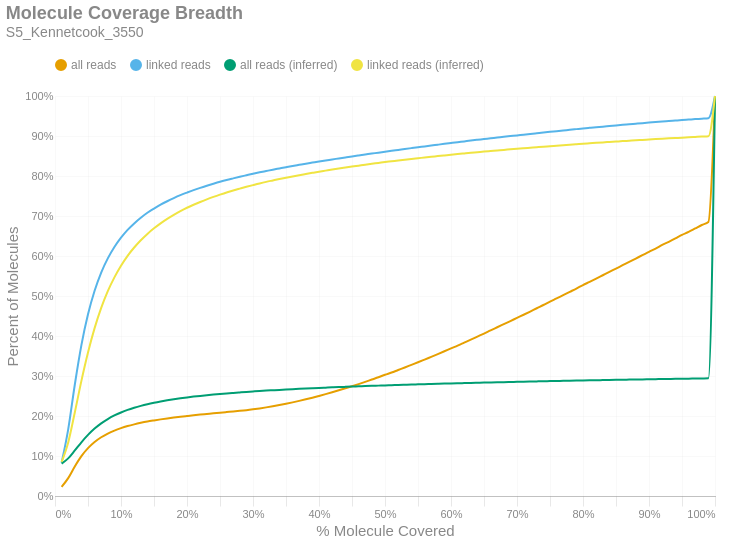

The notebook cell saved with this chart:
### Markdown cell above
### Molecule Read Coverage
This chart shows molecule coverage breadth as computed by the number of bases aligned to that molecule. In other words, "*how much of each unique long molecule is actually sequenced/aligned?*" Keep in mind there is a distinction between sequences and alignments, since some sequences belonging to a particular molecule may not align well and wouldn't appear in the alignment data. This chart also shows molecule coverage breadth as computed by the *inferred fragment* from which the aligned sequences originate. Unlike read coverage, this calculation takes into account the total insert size, including unsequenced gaps between the forward and reverse reads. Like the previous figures, these are cumulative percents.

### Code cell
if SKIPLR:
    print_html(f"Skipped")
else:
    binned_df = consolidated_hist(valids['coverage_bp'], mask, 0.01, True)
    binned_df_inf = consolidated_hist(valids['coverage_inserts'], mask, 0.01, True)
    binned_df = binned_df.with_columns(pl.lit(binned_df_inf['all reads (cumsum)']).alias('all reads (inferred)'))
    binned_df = binned_df.with_columns(pl.lit(binned_df_inf['linked reads (cumsum)']).alias('linked reads (inferred)'))
    binned_df = binned_df.with_columns(
        (pl.col('bin').cast(pl.Float64) + 0.01).alias('right_edge')
    )

    with SafeRender(binned_df):
        (
            density_plot(binned_df, 'Molecule Coverage Breadth', samplename, 'molcov', ['all reads (inferred)','linked reads (inferred)'])
            .encode(
                #x=alt.X('bin:Q', title="% Molecule Covered").axis(format = '%').scale(padding=0),
                x=alt.X('right_edge:Q', title="% Molecule Covered").axis(format='%').scale(padding=0),
                y=alt.Y('value:Q', title='Percent of Molecules')
                    .axis(format='%')
                    .stack(False)
                    .scale(domainMin=0, padding=0),
                color=alt.Color("key:N").scale(domain = ["all reads", "linked reads", "all reads (inferred)", "linked reads (inferred)"]),
                tooltip = [
                    alt.Tooltip("key:N", title = "Data Type"),
                    alt.Tooltip("range_label:N", title="% Molecule Covered"),
                    alt.Tooltip("value:Q", format = ".2%", title="% Molecules")
                ]
            )
        ).display()

### Figure 1 — Vega-Lite specification as saved in the notebook (floating-point values rounded to 4 significant figures)
{"width": "container", "height": 400, "config": {"title": {"anchor": "start", "dy": -15, "fontSize": 18, "color": "#888888", "subtitleColor": "#888888", "subtitleFontSize": 14}, "arc": {"fill": "#0072B2"}, "axis": {"domainColor": "#888888", "domainWidth": 0.5, "gridWidth": 0.2, "grid": false, "titleFontWeight": 400, "titleFontSize": 15, "labelFontSize": 11, "labelColor": "#888888", "tickColor": "#888888", "tickWidth": 0.2, "titleColor": "#888888"}, "axisBand": {"grid": false}, "axisX": {"grid": true, "tickSize": 10, "domainCap": "round"}, "axisY": {"domain": false, "grid": true, "tickSize": 0, "domainCap": "round"}, "background": "transparent", "header": {"labelFontSize": 15, "labelColor": "#888888", "titleFontSize": 15, "titleFontWeight": 600, "titleColor": "#888888"}, "legend": {"labelFont": "sans-serif", "labelFontSize": 12, "labelColor": "#888888", "symbolSize": 100, "symbolType": "circle", "titleFontSize": 12, "titlePadding": 10, "titleColor": "#888888", "title": null, "orient": "top"}, "range": {"category": ["#E69F00", "#56B4E9", "#009E73", "#F0E442", "#0072B2", "#D55E00", "#CC79A7", "#000000"], "diverging": ["#cfe8f3", "#a2d4ec", "#73bfe2", "#46abdb", "#1696d2", "#12719e"]}, "area": {"fill": "#0072B2", "fillOpacity": 0.7, "line": true, "strokeOpacity": 0.7}, "line": {"color": "#0072B2", "stroke": "#0072B2", "strokeWidth": 2}, "trail": {"color": "#0072B2", "stroke": "#0072B2", "strokeWidth": 0, "size": 1}, "point": {"filled": true, "fillOpacity": 1.0, "size": 95}, "text": {"color": "#888888", "fontSize": 11, "align": "right", "fontWeight": 400, "size": 11}, "bar": {"fill": "#0072B2", "stroke": null}, "view": {"stroke": null, "continuousWidth": 660, "continuousHeight": 400}}, "data": {"name": "data-b0797e0782bd2230a55dd96e5dd53679"}, "mark": {"type": "line", "interpolate": "monotone", "point": {"opacity": 0, "size": 275}}, "encoding": {"color": {"field": "key", "scale": {"domain": ["all reads", "linked reads", "all reads (inferred)", "linked reads (inferred)"]}, "type": "nominal"}, "tooltip": [{"field": "key", "title": "Data Type", "type": "nominal"}, {"field": "range_label", "title": "% Molecule Covered", "type": "nominal"}, {"field": "value", "format": ".2%", "title": "% Molecules", "type": "quantitative"}], "x": {"axis": {"format": "%"}, "field": "right_edge", "scale": {"padding": 0}, "title": "% Molecule Covered", "type": "quantitative"}, "y": {"axis": {"format": "%"}, "field": "value", "scale": {"domainMin": 0, "padding": 0}, "stack": false, "title": "Percent of Molecules", "type": "quantitative"}}, "params": [{"name": "param_c36ac31b6afebe62", "select": {"type": "point", "fields": ["key"]}, "bind": "legend"}], "title": {"text": "Molecule Coverage Breadth", "subtitle": "S5_Kennetcook_3550"}, "transform": [{"fold": ["all reads (cumsum)", "linked reads (cumsum)", "all reads (inferred)", "linked reads (inferred)"]}, {"calculate": "replace(datum.key, ' (cumsum)', '')", "as": "key"}, {"filter": {"param": "param_c36ac31b6afebe62"}}], "usermeta": {"embedOptions": {"downloadFileName": "S5_Kennetcook_3550.molcov"}}, "$schema": "https://vega.github.io/schema/vega-lite/v6.1.0.json", "datasets": {"data-b0797e0782bd2230a55dd96e5dd53679": [{"bin": "0.0", "interval": "0.0-0.01", "all reads": 0.0227, "linked reads": 0.08337, "all reads (cumsum)": 0.0227, "linked reads (cumsum)": 0.08337, "range_label": "0.0-0.01", "all reads (inferred)": 0.08106, "linked reads (inferred)": 0.08512, "right_edge": 0.01}, {"bin": "0.01", "interval": "0.01-0.02", "all reads": 0.02196, "linked reads": 0.08321, "all reads (cumsum)": 0.04466, "linked reads (cumsum)": 0.1666, "range_label": "0.01-0.02", "all reads (inferred)": 0.09415, "linked reads (inferred)": 0.134, "right_edge": 0.02}, {"bin": "0.02", "interval": "0.02-0.03", "all reads": 0.02913, "linked reads": 0.1116, "all reads (cumsum)": 0.07379, "linked reads (cumsum)": 0.2782, "range_label": "0.02-0.03", "all reads (inferred)": 0.1138, "linked reads (inferred)": 0.2089, "right_edge": 0.03}, {"bin": "0.03", "interval": "0.03-0.04", "all reads": 0.02577, "linked reads": 0.09891, "all reads (cumsum)": 0.09956, "linked reads (cumsum)": 0.3771, "range_label": "0.03-0.04", "all reads (inferred)": 0.1343, "linked reads (inferred)": 0.2879, "right_edge": 0.04}, {"bin": "0.04", "interval": "0.04-0.05", "all reads": 0.02009, "linked reads": 0.07712, "all reads (cumsum)": 0.1197, "linked reads (cumsum)": 0.4542, "range_label": "0.04-0.05", "all reads (inferred)": 0.1527, "linked reads (inferred)": 0.3588, "right_edge": 0.05}, {"bin": "0.05", "interval": "0.05-0.06", "all reads": 0.01538, "linked reads": 0.05893, "all reads (cumsum)": 0.135, "linked reads (cumsum)": 0.5131, "range_label": "0.05-0.06", "all reads (inferred)": 0.1685, "linked reads (inferred)": 0.4197, "right_edge": 0.06}, {"bin": "0.06", "interval": "0.06-0.07", "all reads": 0.01186, "linked reads": 0.04547, "all reads (cumsum)": 0.1469, "linked reads (cumsum)": 0.5586, "range_label": "0.06-0.07", "all reads (inferred)": 0.1815, "linked reads (inferred)": 0.4702, "right_edge": 0.07}, {"bin": "0.07", "interval": "0.07-0.08", "all reads": 0.009237, "linked reads": 0.03537, "all reads (cumsum)": 0.1561, "linked reads (cumsum)": 0.594, "range_label": "0.07-0.08", "all reads (inferred)": 0.1924, "linked reads (inferred)": 0.5121, "right_edge": 0.08}, {"bin": "0.08", "interval": "0.08-0.09", "all reads": 0.007449, "linked reads": 0.02847, "all reads (cumsum)": 0.1636, "linked reads (cumsum)": 0.6225, "range_label": "0.08-0.09", "all reads (inferred)": 0.2013, "linked reads (inferred)": 0.5466, "right_edge": 0.09}, {"bin": "0.09", "interval": "0.09-0.1", "all reads": 0.006133, "linked reads": 0.02334, "all reads (cumsum)": 0.1697, "linked reads (cumsum)": 0.6458, "range_label": "0.09-0.1", "all reads (inferred)": 0.2089, "linked reads (inferred)": 0.5756, "right_edge": 0.1}, {"bin": "0.1", "interval": "0.1-0.11", "all reads": 0.005139, "linked reads": 0.01949, "all reads (cumsum)": 0.1748, "linked reads (cumsum)": 0.6653, "range_label": "0.1-0.11", "all reads (inferred)": 0.2153, "linked reads (inferred)": 0.6005, "right_edge": 0.11}, {"bin": "0.11", "interval": "0.11-0.12", "all reads": 0.004275, "linked reads": 0.01619, "all reads (cumsum)": 0.1791, "linked reads (cumsum)": 0.6815, "range_label": "0.11-0.12", "all reads (inferred)": 0.2207, "linked reads (inferred)": 0.6212, "right_edge": 0.12}, {"bin": "0.12", "interval": "0.12-0.13", "all reads": 0.003748, "linked reads": 0.0142, "all reads (cumsum)": 0.1829, "linked reads (cumsum)": 0.6957, "range_label": "0.12-0.13", "all reads (inferred)": 0.2254, "linked reads (inferred)": 0.6393, "right_edge": 0.13}, {"bin": "0.13", "interval": "0.13-0.14", "all reads": 0.003294, "linked reads": 0.01237, "all reads (cumsum)": 0.1862, "linked reads (cumsum)": 0.7081, "range_label": "0.13-0.14", "all reads (inferred)": 0.2295, "linked reads (inferred)": 0.6553, "right_edge": 0.14}, {"bin": "0.14", "interval": "0.14-0.15", "all reads": 0.002791, "linked reads": 0.01041, "all reads (cumsum)": 0.189, "linked reads (cumsum)": 0.7185, "range_label": "0.14-0.15", "all reads (inferred)": 0.2331, "linked reads (inferred)": 0.6692, "right_edge": 0.15}, {"bin": "0.15", "interval": "0.15-0.16", "all reads": 0.002614, "linked reads": 0.009713, "all reads (cumsum)": 0.1916, "linked reads (cumsum)": 0.7282, "range_label": "0.15-0.16", "all reads (inferred)": 0.2364, "linked reads (inferred)": 0.6816, "right_edge": 0.16}, {"bin": "0.16", "interval": "0.16-0.17", "all reads": 0.002364, "linked reads": 0.008683, "all reads (cumsum)": 0.1939, "linked reads (cumsum)": 0.7369, "range_label": "0.16-0.17", "all reads (inferred)": 0.2393, "linked reads (inferred)": 0.6929, "right_edge": 0.17}, {"bin": "0.17", "interval": "0.17-0.18", "all reads": 0.002193, "linked reads": 0.007952, "all reads (cumsum)": 0.1961, "linked reads (cumsum)": 0.7448, "range_label": "0.17-0.18", "all reads (inferred)": 0.2419, "linked reads (inferred)": 0.7029, "right_edge": 0.18}, {"bin": "0.18", "interval": "0.18-0.19", "all reads": 0.002029, "linked reads": 0.007279, "all reads (cumsum)": 0.1982, "linked reads (cumsum)": 0.7521, "range_label": "0.18-0.19", "all reads (inferred)": 0.2443, "linked reads (inferred)": 0.7122, "right_edge": 0.19}, {"bin": "0.19", "interval": "0.19-0.2", "all reads": 0.001853, "linked reads": 0.006491, "all reads (cumsum)": 0.2, "linked reads (cumsum)": 0.7586, "range_label": "0.19-0.2", "all reads (inferred)": 0.2465, "linked reads (inferred)": 0.7206, "right_edge": 0.2}, {"bin": "0.2", "interval": "0.2-0.21", "all reads": 0.001807, "linked reads": 0.006205, "all reads (cumsum)": 0.2018, "linked reads (cumsum)": 0.7648, "range_label": "0.2-0.21", "all reads (inferred)": 0.2485, "linked reads (inferred)": 0.7281, "right_edge": 0.21}, {"bin": "0.21", "interval": "0.21-0.22", "all reads": 0.001682, "linked reads": 0.005614, "all reads (cumsum)": 0.2035, "linked reads (cumsum)": 0.7704, "range_label": "0.21-0.22", "all reads (inferred)": 0.2503, "linked reads (inferred)": 0.735, "right_edge": 0.22}, {"bin": "0.22", "interval": "0.22-0.23", "all reads": 0.001601, "linked reads": 0.005264, "all reads (cumsum)": 0.2051, "linked reads (cumsum)": 0.7757, "range_label": "0.22-0.23", "all reads (inferred)": 0.252, "linked reads (inferred)": 0.7416, "right_edge": 0.23}, {"bin": "0.23", "interval": "0.23-0.24", "all reads": 0.001611, "linked reads": 0.005028, "all reads (cumsum)": 0.2067, "linked reads (cumsum)": 0.7807, "range_label": "0.23-0.24", "all reads (inferred)": 0.2536, "linked reads (inferred)": 0.7477, "right_edge": 0.24}, {"bin": "0.24", "interval": "0.24-0.25", "all reads": 0.001576, "linked reads": 0.004835, "all reads (cumsum)": 0.2083, "linked reads (cumsum)": 0.7855, "range_label": "0.24-0.25", "all reads (inferred)": 0.2551, "linked reads (inferred)": 0.7535, "right_edge": 0.25}, {"bin": "0.25", "interval": "0.25-0.26", "all reads": 0.001511, "linked reads": 0.004491, "all reads (cumsum)": 0.2098, "linked reads (cumsum)": 0.79, "range_label": "0.25-0.26", "all reads (inferred)": 0.2565, "linked reads (inferred)": 0.7589, "right_edge": 0.26}, {"bin": "0.26", "interval": "0.26-0.27", "all reads": 0.001488, "linked reads": 0.004059, "all reads (cumsum)": 0.2113, "linked reads (cumsum)": 0.7941, "range_label": "0.26-0.27", "all reads (inferred)": 0.2578, "linked reads (inferred)": 0.7638, "right_edge": 0.27}, {"bin": "0.27", "interval": "0.27-0.28", "all reads": 0.001585, "linked reads": 0.003955, "all reads (cumsum)": 0.2129, "linked reads (cumsum)": 0.798, "range_label": "0.27-0.28", "all reads (inferred)": 0.259, "linked reads (inferred)": 0.7684, "right_edge": 0.28}, {"bin": "0.28", "interval": "0.28-0.29", "all reads": 0.001759, "linked reads": 0.003818, "all reads (cumsum)": 0.2146, "linked reads (cumsum)": 0.8019, "range_label": "0.28-0.29", "all reads (inferred)": 0.2602, "linked reads (inferred)": 0.7729, "right_edge": 0.29}, {"bin": "0.29", "interval": "0.29-0.3", "all reads": 0.002086, "linked reads": 0.003787, "all reads (cumsum)": 0.2167, "linked reads (cumsum)": 0.8056, "range_label": "0.29-0.3", "all reads (inferred)": 0.2613, "linked reads (inferred)": 0.7773, "right_edge": 0.3}, {"bin": "0.3", "interval": "0.3-0.31", "all reads": 0.002313, "linked reads": 0.003532, "all reads (cumsum)": 0.219, "linked reads (cumsum)": 0.8092, "range_label": "0.3-0.31", "all reads (inferred)": 0.2624, "linked reads (inferred)": 0.7815, "right_edge": 0.31}, {"bin": "0.31", "interval": "0.31-0.32", "all reads": 0.002537, "linked reads": 0.003295, "all reads (cumsum)": 0.2216, "linked reads (cumsum)": 0.8125, "range_label": "0.31-0.32", "all reads (inferred)": 0.2635, "linked reads (inferred)": 0.7853, "right_edge": 0.32}, {"bin": "0.32", "interval": "0.32-0.33", "all reads": 0.002841, "linked reads": 0.003282, "all reads (cumsum)": 0.2244, "linked reads (cumsum)": 0.8157, "range_label": "0.32-0.33", "all reads (inferred)": 0.2644, "linked reads (inferred)": 0.7889, "right_edge": 0.33}, {"bin": "0.33", "interval": "0.33-0.34", "all reads": 0.00302, "linked reads": 0.003143, "all reads (cumsum)": 0.2274, "linked reads (cumsum)": 0.8189, "range_label": "0.33-0.34", "all reads (inferred)": 0.2653, "linked reads (inferred)": 0.7924, "right_edge": 0.34}, {"bin": "0.34", "interval": "0.34-0.35", "all reads": 0.003195, "linked reads": 0.003139, "all reads (cumsum)": 0.2306, "linked reads (cumsum)": 0.822, "range_label": "0.34-0.35", "all reads (inferred)": 0.2662, "linked reads (inferred)": 0.7957, "right_edge": 0.35}, {"bin": "0.35", "interval": "0.35-0.36", "all reads": 0.003482, "linked reads": 0.003068, "all reads (cumsum)": 0.2341, "linked reads (cumsum)": 0.8251, "range_label": "0.35-0.36", "all reads (inferred)": 0.267, "linked reads (inferred)": 0.7989, "right_edge": 0.36}, {"bin": "0.36", "interval": "0.36-0.37", "all reads": 0.003721, "linked reads": 0.002874, "all reads (cumsum)": 0.2378, "linked reads (cumsum)": 0.828, "range_label": "0.36-0.37", "all reads (inferred)": 0.2678, "linked reads (inferred)": 0.802, "right_edge": 0.37}, {"bin": "0.37", "interval": "0.37-0.38", "all reads": 0.003927, "linked reads": 0.002868, "all reads (cumsum)": 0.2418, "linked reads (cumsum)": 0.8308, "range_label": "0.37-0.38", "all reads (inferred)": 0.2686, "linked reads (inferred)": 0.805, "right_edge": 0.38}, {"bin": "0.38", "interval": "0.38-0.39", "all reads": 0.004085, "linked reads": 0.002732, "all reads (cumsum)": 0.2458, "linked reads (cumsum)": 0.8336, "range_label": "0.38-0.39", "all reads (inferred)": 0.2694, "linked reads (inferred)": 0.8079, "right_edge": 0.39}, {"bin": "0.39", "interval": "0.39-0.4", "all reads": 0.004367, "linked reads": 0.002741, "all reads (cumsum)": 0.2502, "linked reads (cumsum)": 0.8363, "range_label": "0.39-0.4", "all reads (inferred)": 0.2702, "linked reads (inferred)": 0.8108, "right_edge": 0.4}, {"bin": "0.4", "interval": "0.4-0.41", "all reads": 0.004458, "linked reads": 0.002589, "all reads (cumsum)": 0.2547, "linked reads (cumsum)": 0.8389, "range_label": "0.4-0.41", "all reads (inferred)": 0.2709, "linked reads (inferred)": 0.8135, "right_edge": 0.41}, {"bin": "0.41", "interval": "0.41-0.42", "all reads": 0.004699, "linked reads": 0.002503, "all reads (cumsum)": 0.2594, "linked reads (cumsum)": 0.8414, "range_label": "0.41-0.42", "all reads (inferred)": 0.2716, "linked reads (inferred)": 0.8161, "right_edge": 0.42}, {"bin": "0.42", "interval": "0.42-0.43", "all reads": 0.004865, "linked reads": 0.002561, "all reads (cumsum)": 0.2642, "linked reads (cumsum)": 0.844, "range_label": "0.42-0.43", "all reads (inferred)": 0.2722, "linked reads (inferred)": 0.8187, "right_edge": 0.43}, {"bin": "0.43", "interval": "0.43-0.44", "all reads": 0.005023, "linked reads": 0.002532, "all reads (cumsum)": 0.2692, "linked reads (cumsum)": 0.8465, "range_label": "0.43-0.44", "all reads (inferred)": 0.2729, "linked reads (inferred)": 0.8211, "right_edge": 0.44}, {"bin": "0.44", "interval": "0.44-0.45", "all reads": 0.005187, "linked reads": 0.002497, "all reads (cumsum)": 0.2744, "linked reads (cumsum)": 0.849, "range_label": "0.44-0.45", "all reads (inferred)": 0.2735, "linked reads (inferred)": 0.8236, "right_edge": 0.45}, {"bin": "0.45", "interval": "0.45-0.46", "all reads": 0.005364, "linked reads": 0.002383, "all reads (cumsum)": 0.2798, "linked reads (cumsum)": 0.8514, "range_label": "0.45-0.46", "all reads (inferred)": 0.2741, "linked reads (inferred)": 0.8259, "right_edge": 0.46}, {"bin": "0.46", "interval": "0.46-0.47", "all reads": 0.005558, "linked reads": 0.002338, "all reads (cumsum)": 0.2854, "linked reads (cumsum)": 0.8537, "range_label": "0.46-0.47", "all reads (inferred)": 0.2748, "linked reads (inferred)": 0.8283, "right_edge": 0.47}, {"bin": "0.47", "interval": "0.47-0.48", "all reads": 0.005745, "linked reads": 0.002387, "all reads (cumsum)": 0.2911, "linked reads (cumsum)": 0.8561, "range_label": "0.47-0.48", "all reads (inferred)": 0.2754, "linked reads (inferred)": 0.8305, "right_edge": 0.48}, {"bin": "0.48", "interval": "0.48-0.49", "all reads": 0.005636, "linked reads": 0.002274, "all reads (cumsum)": 0.2967, "linked reads (cumsum)": 0.8584, "range_label": "0.48-0.49", "all reads (inferred)": 0.2759, "linked reads (inferred)": 0.8326, "right_edge": 0.49}, {"bin": "0.49", "interval": "0.49-0.5", "all reads": 0.006312, "linked reads": 0.002414, "all reads (cumsum)": 0.303, "linked reads (cumsum)": 0.8608, "range_label": "0.49-0.5", "all reads (inferred)": 0.2765, "linked reads (inferred)": 0.8348, "right_edge": 0.5}, {"bin": "0.5", "interval": "0.5-0.51", "all reads": 0.0056, "linked reads": 0.002303, "all reads (cumsum)": 0.3086, "linked reads (cumsum)": 0.8631, "range_label": "0.5-0.51", "all reads (inferred)": 0.2771, "linked reads (inferred)": 0.8368, "right_edge": 0.51}, {"bin": "0.51", "interval": "0.51-0.52", "all reads": 0.006389, "linked reads": 0.002189, "all reads (cumsum)": 0.315, "linked reads (cumsum)": 0.8653, "range_label": "0.51-0.52", "all reads (inferred)": 0.2776, "linked reads (inferred)": 0.8389, "right_edge": 0.52}, {"bin": "0.52", "interval": "0.52-0.53", "all reads": 0.006262, "linked reads": 0.002209, "all reads (cumsum)": 0.3213, "linked reads (cumsum)": 0.8675, "range_label": "0.52-0.53", "all reads (inferred)": 0.2781, "linked reads (inferred)": 0.8408, "right_edge": 0.53}, {"bin": "0.53", "interval": "0.53-0.54", "all reads": 0.006513, "linked reads": 0.002177, "all reads (cumsum)": 0.3278, "linked reads (cumsum)": 0.8697, "range_label": "0.53-0.54", "all reads (inferred)": 0.2786, "linked reads (inferred)": 0.8427, "right_edge": 0.54}, {"bin": "0.54", "interval": "0.54-0.55", "all reads": 0.00645, "linked reads": 0.002145, "all reads (cumsum)": 0.3343, "linked reads (cumsum)": 0.8718, "range_label": "0.54-0.55", "all reads (inferred)": 0.2791, "linked reads (inferred)": 0.8445, "right_edge": 0.55}, {"bin": "0.55", "interval": "0.55-0.56", "all reads": 0.006777, "linked reads": 0.002069, "all reads (cumsum)": 0.341, "linked reads (cumsum)": 0.8739, "range_label": "0.55-0.56", "all reads (inferred)": 0.2796, "linked reads (inferred)": 0.8463, "right_edge": 0.56}, {"bin": "0.56", "interval": "0.56-0.57", "all reads": 0.006863, "linked reads": 0.002122, "all reads (cumsum)": 0.3479, "linked reads (cumsum)": 0.876, "range_label": "0.56-0.57", "all reads (inferred)": 0.28, "linked reads (inferred)": 0.848, "right_edge": 0.57}, {"bin": "0.57", "interval": "0.57-0.58", "all reads": 0.006838, "linked reads": 0.002202, "all reads (cumsum)": 0.3547, "linked reads (cumsum)": 0.8782, "range_label": "0.57-0.58", "all reads (inferred)": 0.2805, "linked reads (inferred)": 0.8497, "right_edge": 0.58}, {"bin": "0.58", "interval": "0.58-0.59", "all reads": 0.007074, "linked reads": 0.002163, "all reads (cumsum)": 0.3618, "linked reads (cumsum)": 0.8804, "range_label": "0.58-0.59", "all reads (inferred)": 0.281, "linked reads (inferred)": 0.8515, "right_edge": 0.59}, {"bin": "0.59", "interval": "0.59-0.6", "all reads": 0.007279, "linked reads": 0.002068, "all reads (cumsum)": 0.3691, "linked reads (cumsum)": 0.8824, "range_label": "0.59-0.6", "all reads (inferred)": 0.2814, "linked reads (inferred)": 0.8532, "right_edge": 0.6}, {"bin": "0.6", "interval": "0.6-0.61", "all reads": 0.00702, "linked reads": 0.002062, "all reads (cumsum)": 0.3761, "linked reads (cumsum)": 0.8845, "range_label": "0.6-0.61", "all reads (inferred)": 0.2819, "linked reads (inferred)": 0.8549, "right_edge": 0.61}, {"bin": "0.61", "interval": "0.61-0.62", "all reads": 0.00743, "linked reads": 0.002031, "all reads (cumsum)": 0.3835, "linked reads (cumsum)": 0.8865, "range_label": "0.61-0.62", "all reads (inferred)": 0.2823, "linked reads (inferred)": 0.8565, "right_edge": 0.62}, {"bin": "0.62", "interval": "0.62-0.63", "all reads": 0.007419, "linked reads": 0.00206, "all reads (cumsum)": 0.391, "linked reads (cumsum)": 0.8886, "range_label": "0.62-0.63", "all reads (inferred)": 0.2827, "linked reads (inferred)": 0.858, "right_edge": 0.63}, {"bin": "0.63", "interval": "0.63-0.64", "all reads": 0.007626, "linked reads": 0.001914, "all reads (cumsum)": 0.3986, "linked reads (cumsum)": 0.8905, "range_label": "0.63-0.64", "all reads (inferred)": 0.2831, "linked reads (inferred)": 0.8595, "right_edge": 0.64}, {"bin": "0.64", "interval": "0.64-0.65", "all reads": 0.007566, "linked reads": 0.001854, "all reads (cumsum)": 0.4062, "linked reads (cumsum)": 0.8924, "range_label": "0.64-0.65", "all reads (inferred)": 0.2835, "linked reads (inferred)": 0.8611, "right_edge": 0.65}, {"bin": "0.65", "interval": "0.65-0.66", "all reads": 0.007956, "linked reads": 0.001905, "all reads (cumsum)": 0.4141, "linked reads (cumsum)": 0.8943, "range_label": "0.65-0.66", "all reads (inferred)": 0.2839, "linked reads (inferred)": 0.8625, "right_edge": 0.66}, {"bin": "0.66", "interval": "0.66-0.67", "all reads": 0.007711, "linked reads": 0.001842, "all reads (cumsum)": 0.4218, "linked reads (cumsum)": 0.8961, "range_label": "0.66-0.67", "all reads (inferred)": 0.2843, "linked reads (inferred)": 0.8639, "right_edge": 0.67}, {"bin": "0.67", "interval": "0.67-0.68", "all reads": 0.007788, "linked reads": 0.001908, "all reads (cumsum)": 0.4296, "linked reads (cumsum)": 0.898, "range_label": "0.67-0.68", "all reads (inferred)": 0.2847, "linked reads (inferred)": 0.8653, "right_edge": 0.68}, {"bin": "0.68", "interval": "0.68-0.69", "all reads": 0.007787, "linked reads": 0.001755, "all reads (cumsum)": 0.4374, "linked reads (cumsum)": 0.8998, "range_label": "0.68-0.69", "all reads (inferred)": 0.285, "linked reads (inferred)": 0.8666, "right_edge": 0.69}, {"bin": "0.69", "interval": "0.69-0.7", "all reads": 0.007949, "linked reads": 0.001764, "all reads (cumsum)": 0.4453, "linked reads (cumsum)": 0.9015, "range_label": "0.69-0.7", "all reads (inferred)": 0.2854, "linked reads (inferred)": 0.868, "right_edge": 0.7}, {"bin": "0.7", "interval": "0.7-0.71", "all reads": 0.007765, "linked reads": 0.001739, "all reads (cumsum)": 0.4531, "linked reads (cumsum)": 0.9033, "range_label": "0.7-0.71", "all reads (inferred)": 0.2858, "linked reads (inferred)": 0.8694, "right_edge": 0.71}, {"bin": "0.71", "interval": "0.71-0.72", "all reads": 0.008057, "linked reads": 0.001771, "all reads (cumsum)": 0.4612, "linked reads (cumsum)": 0.905, "range_label": "0.71-0.72", "all reads (inferred)": 0.2862, "linked reads (inferred)": 0.8707, "right_edge": 0.72}, {"bin": "0.72", "interval": "0.72-0.73", "all reads": 0.008244, "linked reads": 0.001827, "all reads (cumsum)": 0.4694, "linked reads (cumsum)": 0.9069, "range_label": "0.72-0.73", "all reads (inferred)": 0.2865, "linked reads (inferred)": 0.872, "right_edge": 0.73}, {"bin": "0.73", "interval": "0.73-0.74", "all reads": 0.008042, "linked reads": 0.001841, "all reads (cumsum)": 0.4775, "linked reads (cumsum)": 0.9087, "range_label": "0.73-0.74", "all reads (inferred)": 0.2869, "linked reads (inferred)": 0.8734, "right_edge": 0.74}, {"bin": "0.74", "interval": "0.74-0.75", "all reads": 0.008532, "linked reads": 0.00171, "all reads (cumsum)": 0.486, "linked reads (cumsum)": 0.9104, "range_label": "0.74-0.75", "all reads (inferred)": 0.2872, "linked reads (inferred)": 0.8745, "right_edge": 0.75}, {"bin": "0.75", "interval": "0.75-0.76", "all reads": 0.007992, "linked reads": 0.001632, "all reads (cumsum)": 0.494, "linked reads (cumsum)": 0.9121, "range_label": "0.75-0.76", "all reads (inferred)": 0.2875, "linked reads (inferred)": 0.8758, "right_edge": 0.76}, {"bin": "0.76", "interval": "0.76-0.77", "all reads": 0.008243, "linked reads": 0.001688, "all reads (cumsum)": 0.5022, "linked reads (cumsum)": 0.9137, "range_label": "0.76-0.77", "all reads (inferred)": 0.2879, "linked reads (inferred)": 0.877, "right_edge": 0.77}, {"bin": "0.77", "interval": "0.77-0.78", "all reads": 0.008222, "linked reads": 0.001779, "all reads (cumsum)": 0.5104, "linked reads (cumsum)": 0.9155, "range_label": "0.77-0.78", "all reads (inferred)": 0.2882, "linked reads (inferred)": 0.8782, "right_edge": 0.78}, {"bin": "0.78", "interval": "0.78-0.79", "all reads": 0.008226, "linked reads": 0.001664, "all reads (cumsum)": 0.5187, "linked reads (cumsum)": 0.9172, "range_label": "0.78-0.79", "all reads (inferred)": 0.2885, "linked reads (inferred)": 0.8794, "right_edge": 0.79}, {"bin": "0.79", "interval": "0.79-0.8", "all reads": 0.008655, "linked reads": 0.00165, "all reads (cumsum)": 0.5273, "linked reads (cumsum)": 0.9188, "range_label": "0.79-0.8", "all reads (inferred)": 0.2889, "linked reads (inferred)": 0.8807, "right_edge": 0.8}, {"bin": "0.8", "interval": "0.8-0.81", "all reads": 0.007906, "linked reads": 0.001538, "all reads (cumsum)": 0.5352, "linked reads (cumsum)": 0.9204, "range_label": "0.8-0.81", "all reads (inferred)": 0.2892, "linked reads (inferred)": 0.8818, "right_edge": 0.81}, {"bin": "0.81", "interval": "0.81-0.82", "all reads": 0.00823, "linked reads": 0.001512, "all reads (cumsum)": 0.5435, "linked reads (cumsum)": 0.9219, "range_label": "0.81-0.82", "all reads (inferred)": 0.2895, "linked reads (inferred)": 0.8829, "right_edge": 0.82}, {"bin": "0.82", "interval": "0.82-0.83", "all reads": 0.008441, "linked reads": 0.001427, "all reads (cumsum)": 0.5519, "linked reads (cumsum)": 0.9233, "range_label": "0.82-0.83", "all reads (inferred)": 0.2898, "linked reads (inferred)": 0.884, "right_edge": 0.83}, {"bin": "0.83", "interval": "0.83-0.84", "all reads": 0.008434, "linked reads": 0.001575, "all reads (cumsum)": 0.5603, "linked reads (cumsum)": 0.9249, "range_label": "0.83-0.84", "all reads (inferred)": 0.2901, "linked reads (inferred)": 0.8851, "right_edge": 0.84}, {"bin": "0.84", "interval": "0.84-0.85", "all reads": 0.008224, "linked reads": 0.001532, "all reads (cumsum)": 0.5686, "linked reads (cumsum)": 0.9264, "range_label": "0.84-0.85", "all reads (inferred)": 0.2904, "linked reads (inferred)": 0.8861, "right_edge": 0.85}, {"bin": "0.85", "interval": "0.85-0.86", "all reads": 0.008403, "linked reads": 0.001486, "all reads (cumsum)": 0.577, "linked reads (cumsum)": 0.9279, "range_label": "0.85-0.86", "all reads (inferred)": 0.2907, "linked reads (inferred)": 0.8872, "right_edge": 0.86}, {"bin": "0.86", "interval": "0.86-0.87", "all reads": 0.008292, "linked reads": 0.001395, "all reads (cumsum)": 0.5853, "linked reads (cumsum)": 0.9293, "range_label": "0.86-0.87", "all reads (inferred)": 0.291, "linked reads (inferred)": 0.8882, "right_edge": 0.87}, {"bin": "0.87", "interval": "0.87-0.88", "all reads": 0.008447, "linked reads": 0.001426, "all reads (cumsum)": 0.5937, "linked reads (cumsum)": 0.9307, "range_label": "0.87-0.88", "all reads (inferred)": 0.2913, "linked reads (inferred)": 0.8893, "right_edge": 0.88}, {"bin": "0.88", "interval": "0.88-0.89", "all reads": 0.008346, "linked reads": 0.001412, "all reads (cumsum)": 0.6021, "linked reads (cumsum)": 0.9321, "range_label": "0.88-0.89", "all reads (inferred)": 0.2915, "linked reads (inferred)": 0.8902, "right_edge": 0.89}, {"bin": "0.89", "interval": "0.89-0.9", "all reads": 0.00852, "linked reads": 0.001349, "all reads (cumsum)": 0.6106, "linked reads (cumsum)": 0.9335, "range_label": "0.89-0.9", "all reads (inferred)": 0.2918, "linked reads (inferred)": 0.8912, "right_edge": 0.9}, {"bin": "0.9", "interval": "0.9-0.91", "all reads": 0.007968, "linked reads": 0.001249, "all reads (cumsum)": 0.6185, "linked reads (cumsum)": 0.9347, "range_label": "0.9-0.91", "all reads (inferred)": 0.2921, "linked reads (inferred)": 0.8922, "right_edge": 0.91}, {"bin": "0.91", "interval": "0.91-0.92", "all reads": 0.009145, "linked reads": 0.0014, "all reads (cumsum)": 0.6277, "linked reads (cumsum)": 0.9361, "range_label": "0.91-0.92", "all reads (inferred)": 0.2924, "linked reads (inferred)": 0.8931, "right_edge": 0.92}, {"bin": "0.92", "interval": "0.92-0.93", "all reads": 0.007791, "linked reads": 0.001235, "all reads (cumsum)": 0.6355, "linked reads (cumsum)": 0.9374, "range_label": "0.92-0.93", "all reads (inferred)": 0.2926, "linked reads (inferred)": 0.8941, "right_edge": 0.93}, {"bin": "0.93", "interval": "0.93-0.94", "all reads": 0.00838, "linked reads": 0.001289, "all reads (cumsum)": 0.6439, "linked reads (cumsum)": 0.9387, "range_label": "0.93-0.94", "all reads (inferred)": 0.2929, "linked reads (inferred)": 0.895, "right_edge": 0.94}, {"bin": "0.94", "interval": "0.94-0.95", "all reads": 0.008879, "linked reads": 0.001263, "all reads (cumsum)": 0.6527, "linked reads (cumsum)": 0.9399, "range_label": "0.94-0.95", "all reads (inferred)": 0.2931, "linked reads (inferred)": 0.8959, "right_edge": 0.95}, {"bin": "0.95", "interval": "0.95-0.96", "all reads": 0.007445, "linked reads": 0.001135, "all reads (cumsum)": 0.6602, "linked reads (cumsum)": 0.9411, "range_label": "0.95-0.96", "all reads (inferred)": 0.2934, "linked reads (inferred)": 0.8968, "right_edge": 0.96}, {"bin": "0.96", "interval": "0.96-0.97", "all reads": 0.008649, "linked reads": 0.001166, "all reads (cumsum)": 0.6688, "linked reads (cumsum)": 0.9422, "range_label": "0.96-0.97", "all reads (inferred)": 0.2937, "linked reads (inferred)": 0.8978, "right_edge": 0.97}, {"bin": "0.97", "interval": "0.97-0.98", "all reads": 0.008643, "linked reads": 0.001031, "all reads (cumsum)": 0.6775, "linked reads (cumsum)": 0.9433, "range_label": "0.97-0.98", "all reads (inferred)": 0.294, "linked reads (inferred)": 0.8987, "right_edge": 0.98}, {"bin": "0.98", "interval": "0.98-0.99", "all reads": 0.007718, "linked reads": 0.001157, "all reads (cumsum)": 0.6852, "linked reads (cumsum)": 0.9444, "range_label": "0.98-0.99", "all reads (inferred)": 0.2943, "linked reads (inferred)": 0.8995, "right_edge": 0.99}, {"bin": "0.99", "interval": "0.99-1.0", "all reads": 0.3148, "linked reads": 0.05559, "all reads (cumsum)": 1.0, "linked reads (cumsum)": 1.0, "range_label": "0.99-1.0", "all reads (inferred)": 1.0, "linked reads (inferred)": 1.0, "right_edge": 1.0}]}}
